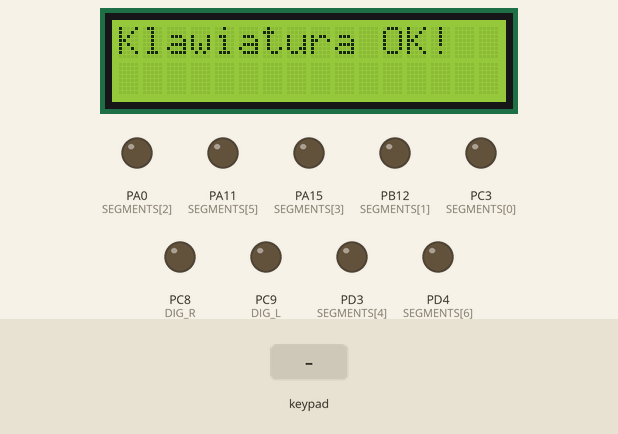
This sketch was run on a simulated STM32 Blue Pill. Shown: 16×2 character LCD, output pins drawn as LEDs (lit = HIGH). The inputs (shaded band) are chosen by the test bench. What the sketch prints to the serial monitor is not drawn.

Above: at 1.2 s.
1.3 s: keypad keys 1 2 # pressed 0.4 s apart
At 2.6 s:
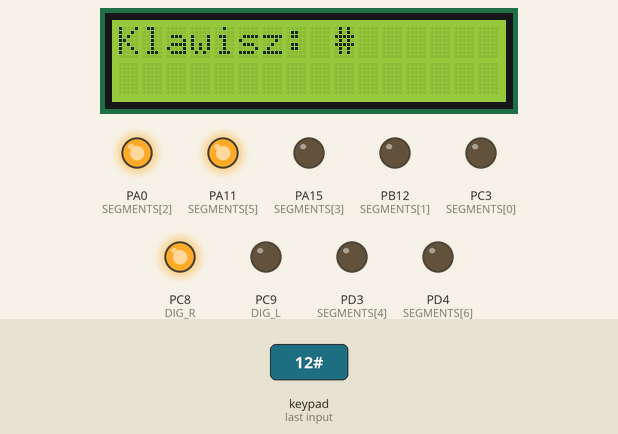
4.0 s: keypad keys 2 5 * pressed 0.4 s apart
At 6.2 s:
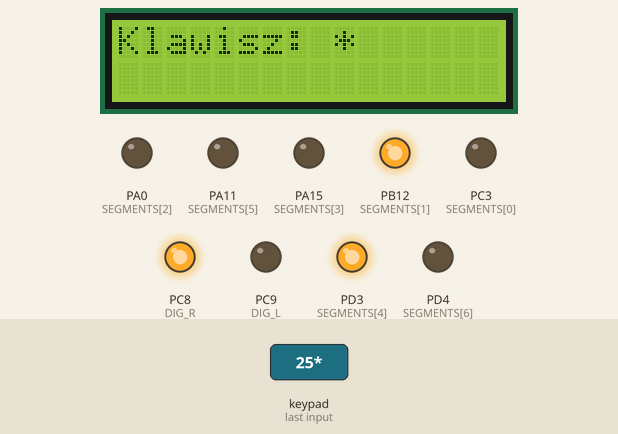
6.7 s: key 'A' pressed
At 7.4 s:
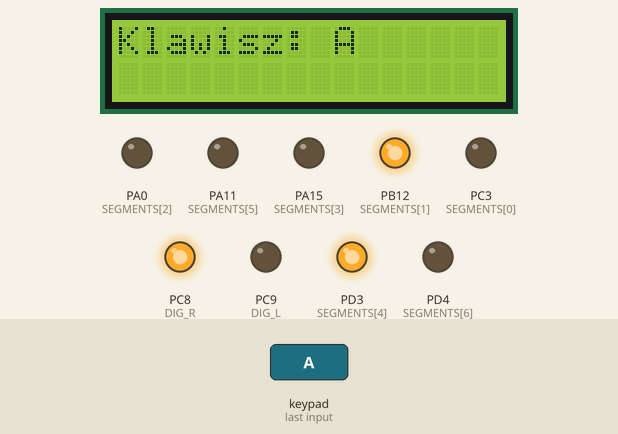
8.2 s: key 'B' pressed
At 8.5 s:
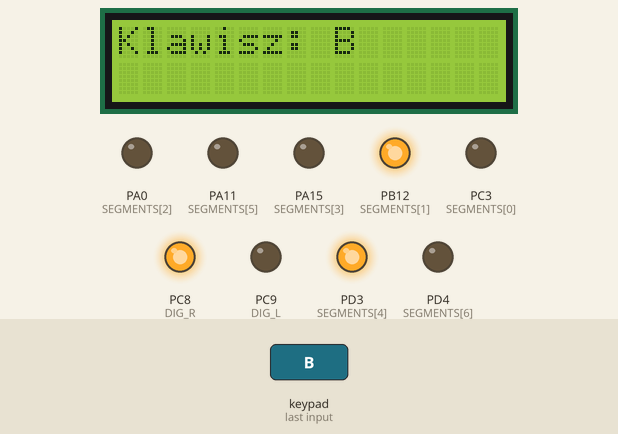
9.7 s: key 'C' pressed
At 10.8 s:
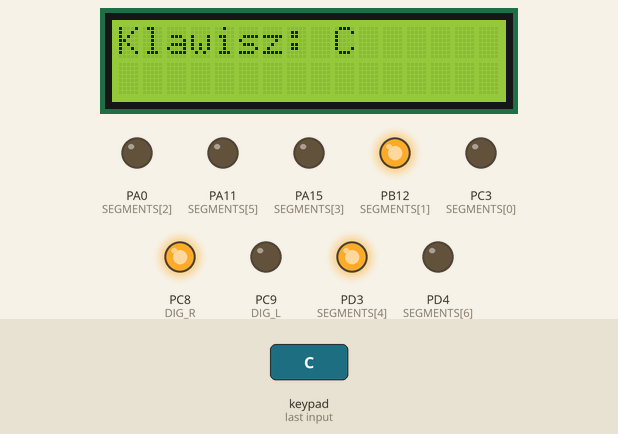
11.2 s: keypad keys 1 2 D pressed 0.4 s apart
At 12.7 s:
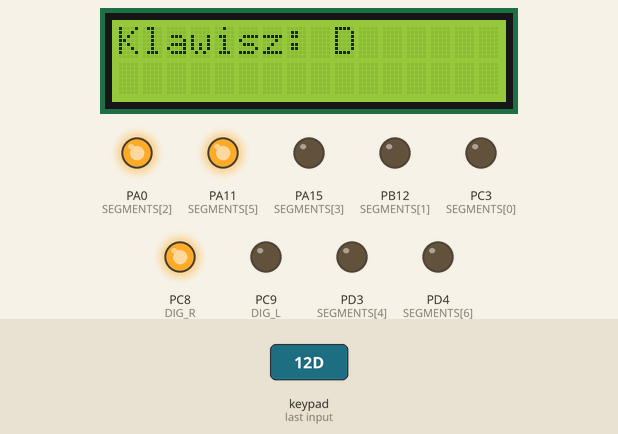
Timing chart, 0 to 14.2 s (numbered marks = the images above; inputs shaded):
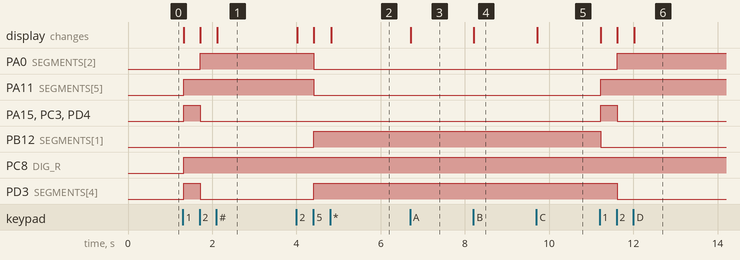

The sketch:

Keypad_7Seg_Controller.ino
```cpp
/*
 * Keypad_7Seg_Controller.ino
 *
 * Funkcja: Obsługa klawiatury matrycowej 4x4 oraz wyświetlacza
 * 7-segmentowego. Po naciśnięciu klawisza, odpowiednia cyfra
 * pojawia się na Serial Monitorze i (opcjonalnie) na wyświetlaczu.
 */

#include <LiquidCrystal_I2C.h>
#include <Keypad.h>

// --- Konfiguracja Wyświetlacza 7-segmentowego ---
const uint8_t SEGMENTS[] = {PC3, PB12, PA0, PA15, PD3, PA11, PD4}; // a, b, c, d, e, f, g
#define DIG_L PC9
#define DIG_R PC8
#define LINE5 PA9 // Dodatkowa dioda/linia z Twojego kodu

// --- Konfiguracja Klawiatury (Keypad) ---
const byte ROWS = 4;
const byte COLS = 4;
char keys[ROWS][COLS] = {
  {'1','2','3','A'},
  {'4','5','6','B'},
  {'7','8','9','C'},
  {'*','0','#','D'}
};
byte rowPins[ROWS] = {PC7, PA8, PB14, PB4};
byte colPins[COLS] = {PB5, PB3, PC4, PC5};

Keypad keypad = Keypad(makeKeymap(keys), rowPins, colPins, ROWS, COLS);
LiquidCrystal_I2C lcd(0x27, 16, 2);

void setup() {
  Serial.begin(9600);

  // Inicjalizacja segmentów
  for(int i = 0; i < 7; i++) {
    pinMode(SEGMENTS[i], OUTPUT);
  }
  pinMode(DIG_L, OUTPUT);
  pinMode(DIG_R, OUTPUT);
  pinMode(LINE5, OUTPUT);

  // Inicjalizacja LCD
  lcd.init();
  lcd.backlight();
  lcd.setCursor(0, 0);
  lcd.print("Klawiatura OK!");
}

void loop() {
  char key = keypad.getKey();

  if (key) {
    Serial.print("Nacisnieto: ");
    Serial.println(key);

    lcd.clear();
    lcd.setCursor(0, 0);
    lcd.print("Klawisz: ");
    lcd.print(key);

    // Wyświetlanie na 7-seg (przykład dla cyfr)
    if (key >= '0' && key <= '9') {
      displayDigit(key - '0');
    }
  }
}

// Funkcja sterująca segmentami (0-9)
void displayDigit(int num) {
  // Mapowanie segmentów dla cyfr 0-9 (0 = zapalona, 1 = zgaszona - typowa wspólna anoda)
  // Jeśli masz wspólną katodę, odwróć 0 i 1
  const byte digits[10][7] = {
    {0,0,0,0,0,0,1}, // 0
    {1,0,0,1,1,1,1}, // 1
    {0,0,1,0,0,1,0}, // 2
    {0,0,0,0,1,1,0}, // 3
    {1,0,0,1,1,0,0}, // 4
    {0,1,0,0,1,0,0}, // 5
    {0,1,0,0,0,0,0}, // 6
    {0,0,0,1,1,1,1}, // 7
    {0,0,0,0,0,0,0}, // 8
    {0,0,0,0,1,0,0}  // 9
  };

  digitalWrite(DIG_L, LOW);  // Wybór cyfry lewej
  digitalWrite(DIG_R, HIGH); // Wybór cyfry prawej

  for (int i = 0; i < 7; i++) {
    digitalWrite(SEGMENTS[i], digits[num][i]);
  }
}
```

Measured:
- after the input at 1.3 s, PA0 (SEGMENTS[2]): LOW → HIGH after 0.42 s; PA11 (SEGMENTS[5]), PC8 (DIG_R): LOW → HIGH at once; PA15 (SEGMENTS[3]), PC3 (SEGMENTS[0]), PD3 (SEGMENTS[4]), PD4 (SEGMENTS[6]): LOW → HIGH at once, → LOW 0.40 s later; the display: first changes at once (image 1 shows a later state)
- after the input at 4.0 s, PA0 (SEGMENTS[2]), PA11 (SEGMENTS[5]): HIGH → LOW after 0.42 s; PB12 (SEGMENTS[1]), PD3 (SEGMENTS[4]): LOW → HIGH after 0.42 s; the display: first changes at once (image 2 shows a later state)
- after the input at 6.7 s, the display: changes at once (image 3)
- after the input at 8.2 s, the display: changes at once (image 4)
- after the input at 9.7 s, the display: changes at once (image 5)
- after the input at 11.2 s, PA0 (SEGMENTS[2]): LOW → HIGH after 0.42 s; PA11 (SEGMENTS[5]): LOW → HIGH at once
